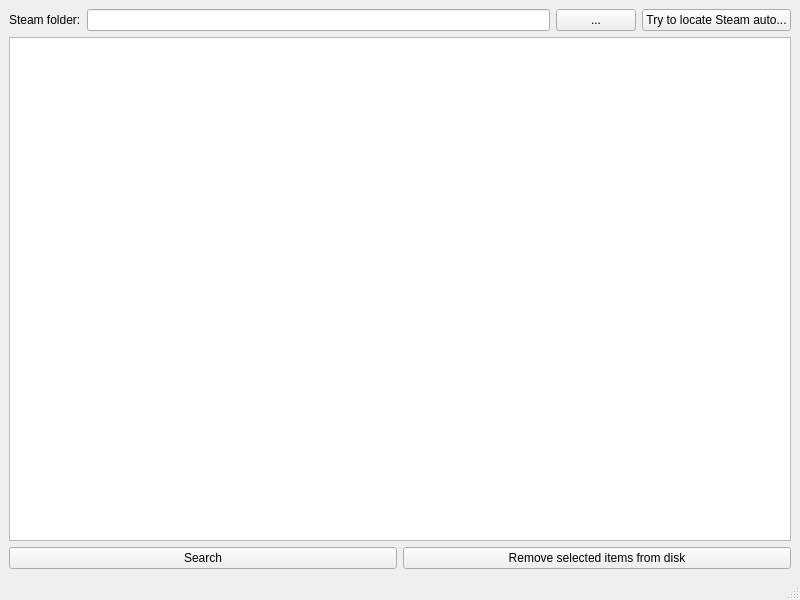
<?xml version="1.0" encoding="UTF-8"?>
<ui version="4.0">
 <class>MainWindow</class>
 <widget class="QMainWindow" name="MainWindow">
  <property name="geometry">
   <rect>
    <x>0</x>
    <y>0</y>
    <width>800</width>
    <height>600</height>
   </rect>
  </property>
  <property name="windowTitle">
   <string>GameTrimmer</string>
  </property>
  <widget class="QWidget" name="centralwidget">
   <layout class="QVBoxLayout" name="verticalLayout">
    <item>
     <layout class="QHBoxLayout" name="steamFolderLayout">
      <item>
       <widget class="QLabel" name="steamFolderLabel">
        <property name="text">
         <string>Steam folder:</string>
        </property>
       </widget>
      </item>
      <item>
       <widget class="QLineEdit" name="steamFolderEdit"/>
      </item>
      <item>
       <widget class="QPushButton" name="locateSteamButton">
        <property name="text">
         <string>...</string>
        </property>
       </widget>
      </item>
      <item>
       <widget class="QPushButton" name="autoLocateButton">
        <property name="text">
         <string>Try to locate Steam auto...</string>
        </property>
       </widget>
      </item>
     </layout>
    </item>
    <item>
     <widget class="QTableView" name="filesTableView">
      <property name="selectionMode">
       <enum>QAbstractItemView::MultiSelection</enum>
      </property>
     </widget>
    </item>
    <item>
     <layout class="QHBoxLayout" name="actionButtonsLayout">
      <item>
       <widget class="QPushButton" name="searchButton">
        <property name="text">
         <string>Search</string>
        </property>
       </widget>
      </item>
      <item>
       <widget class="QPushButton" name="removeSelectedButton">
        <property name="text">
         <string>Remove selected items from disk</string>
        </property>
       </widget>
      </item>
     </layout>
    </item>
   </layout>
  </widget>
  <widget class="QStatusBar" name="statusbar"/>
 </widget>
 <resources/>
 <connections/>
</ui> 
